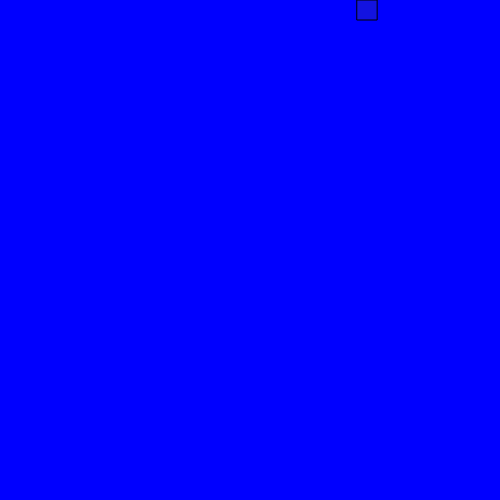
Frame 1 (no input)
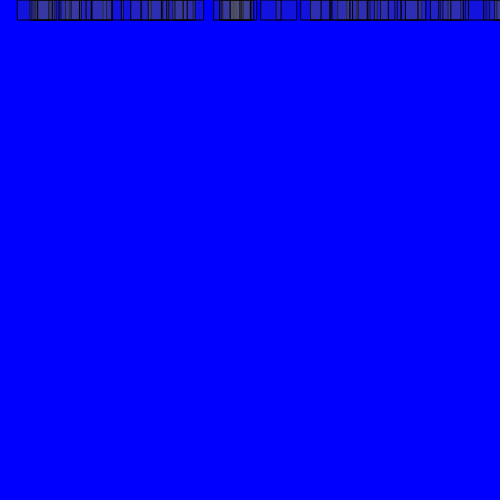
Frame 60 (no input)
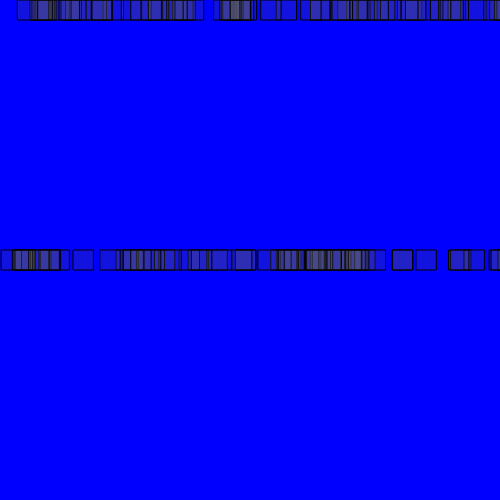
Frame 120 (the mouse pressed at the canvas centre since frame 60)

The p5.js sketch that drew these frames (run headless with seeded random() and noise() and a simulated clock; from frame 60 on, the mouse is pressed at the canvas centre):

// p5.js sketch
// ── sketch.js
/**
 * Yourfirstand Lastname
 * IGME-101: Assignment Name, m/d/19
 * Summarization of sketch activity
 */

"use strict"; //catch some common coding errors


/**
 * setup :
 */
function setup() {
    createCanvas(500, 500);
    background("Blue");
}

/**
 * draw :
 */
function draw() {
    //Make a loop that counts up from 1 to 31 (inclusive),
    //increasing by 2 each iteration. 
    //Print the current value to the console within the loop
    /*
    let x = -1
    while(x < 31){
        x = x + 2;
        console.log(x);
    }
    */
    //Make a loop that counts down from 515 to 500, 
    //decreasing by .5 each iteration. 
    //Print the current value to the console within the loop
    /*
    let y = 520
    while(y > 500){
        //y = y - 5;
        y -= 5;
        console.log(y);
    }
    */
    //Use a loop to find the sum of all even numbers between 1 and 100. 
    //Print the sum after the loop runs
    /*
    let z = 0
    let sum = 0
    while(z <= 100){
        //z = z + 2;
        z += 2;
        //sum = sum + z;
        sum += z;
        console.log(sum);
    }
    */

    //4th challenge
    fill(100, 50);
    rect(random(width),mouseY,20,20);
}
